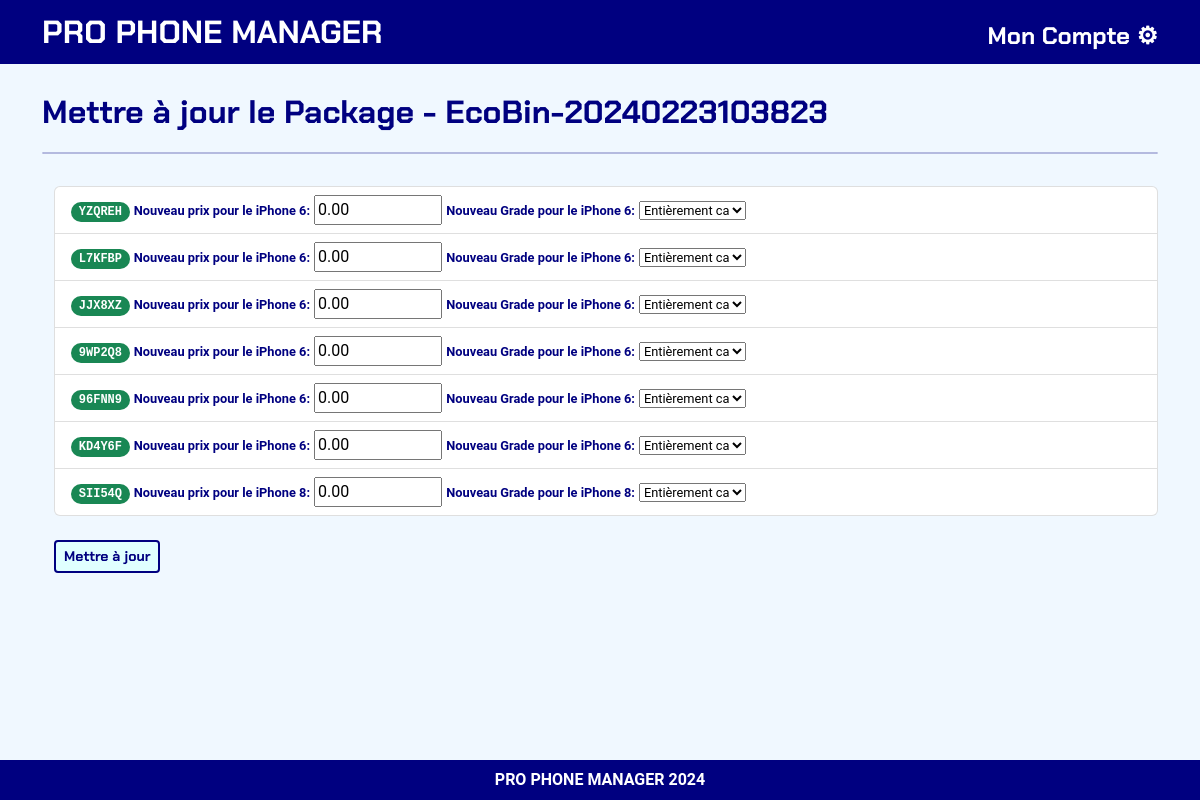
Page /update_package/EcoBin-20240223103823/ (signed in) on the committed database.
### listings/models.py (models this page shows, shortened)
class Package(models.Model):
    reference = models.CharField(max_length=40, unique=True)
    brokenscreens = models.ManyToManyField('BrokenScreen', related_name='packages')
    date_shipped = models.DateTimeField(auto_now_add=True)
    is_shipped = models.BooleanField(default=False)
    is_paid = models.BooleanField(default=False)
    total_value = models.DecimalField(max_digits=10, decimal_places=2, default=0)
    def get_brokenscreen_fields(self):
        brokenscreen_instances = list(self.brokenscreens.all())
        logger.info(f"get_brokenscreen_fields() returned: {type(brokenscreen_instances)}")
        return brokenscreen_instances

class BrokenScreen(models.Model):
    id = models.AutoField(primary_key=True)
    repairstore = models.ForeignKey(RepairStore, on_delete=models.CASCADE)
    uniquereference = models.OneToOneField(UniqueReference, on_delete=models.CASCADE)
    screenbrand = models.ForeignKey(ScreenBrand, on_delete=models.CASCADE)
    screenmodel = models.ForeignKey(ScreenModel, on_delete=models.CASCADE)
    diag_question_1 = models.TextField(null=True, blank=True)
    diag_question_2 = models.TextField(null=True, blank=True)
    diag_question_3 = models.TextField(null=True, blank=True)
    diag_question_4 = models.TextField(null=True, blank=True)
    diag_question_5 = models.TextField(null=True, blank=True)
    diag_question_6 = models.TextField(null=True, blank=True)
    diag_question_7 = models.TextField(null=True, blank=True)
    diag_question_8 = models.TextField(null=True, blank=True)
    diag_question_9 = models.TextField(null=True, blank=True)
    diag_question_10 = models.TextField(null=True, blank=True)
    diag_response_1 = models.BooleanField(null=True)
    diag_response_2 = models.BooleanField(null=True)
    diag_response_3 = models.BooleanField(null=True)
    diag_response_4 = models.BooleanField(null=True)
    diag_response_5 = models.BooleanField(null=True)
    diag_response_6 = models.BooleanField(null=True)
    diag_response_7 = models.BooleanField(null=True)
    diag_response_8 = models.BooleanField(null=True)
    diag_response_9 = models.BooleanField(null=True)
    diag_response_10 = models.BooleanField(null=True)
    is_diag_done = models.BooleanField(default=False)
    grade = models.CharField(
        max_length=20,
        choices=[
            ('', 'Select Grade'),
            ('A', 'A'),
            ('B', 'B'),
            ('C', 'C'),
            ('D', 'D'),
            ('E', 'E'),
            ('F', 'F'),
            ('G', 'G'),
            ('Fully Broken', 'Fully Broken'),
            ('Aftermarket', 'Aftermarket')
        ],
        default='EN ATTENTE',
    )
    quotations = models.ManyToManyField('RecyclerPricing', related_name='broken_screens')
    recycler = models.ForeignKey(Recycler, on_delete=models.SET_NULL, null=True, blank=True)
    is_attributed = models.BooleanField(default=False)
    price = models.DecimalField(max_digits=10, decimal_places=2, null=True, blank=True)
    is_packed = models.BooleanField(default=False)
    date_joined = models.DateTimeField(default=timezone.now)
    class Meta:
        ordering = ['-date_joined']
    class Meta:
        ordering = ['-date_joined']

class UniqueReference(models.Model):
    repairstore = models.ForeignKey(RepairStore, on_delete=models.CASCADE)
    value = models.CharField(max_length=6, unique=True)
    is_used = models.BooleanField(default=False)
    def __str__(self):
        return self.value

class ScreenModel(models.Model):
    screenbrand = models.ForeignKey(ScreenBrand, on_delete=models.CASCADE)
    screenmodel = models.CharField(max_length=50)
    is_oled = models.BooleanField(default=False)
    is_3dtouch = models.BooleanField(default=False)
    is_wanted = models.BooleanField(default=False)
    class Meta:
        ordering = ['screenbrand', 'screenmodel']
    def __str__(self):
        return f"{self.screenmodel}"

### listings/views.py (the view, shortened to what this page needs)
# urls.py: path('update_package/<str:reference>/', update_package, name='update_package'),
@login_required
@transaction.atomic
def update_package(request, reference):
    package = get_object_or_404(Package, reference=reference)
    brokenscreen_instances = package.get_brokenscreen_fields()
    return render(request, 'update_package.html', {'package': package, 'brokenscreen_instances': brokenscreen_instances})

### listings/templates/update_package.html (shortened to what this page needs)
{% extends "base_webapp.html" %}
{% load static %}
{% block page_title %}Mettre à jour le Package - {{ package.reference }}
{% endblock page_title %}
{% block page_content %}
<form method="post" action="{% url 'update_package' reference=package.reference %}">
  <ul class="list-group">
    {% for brokenscreen_instance in brokenscreen_instances %}
      <li class="list-group-item">
        <span class="badge rounded-pill font-monospace bg-success">{{ brokenscreen_instance.uniquereference }}</span>
        <label for="price_{{ brokenscreen_instance.uniquereference }}">Nouveau prix pour le {{ brokenscreen_instance.screenmodel }}:</label>
        <input type="text" name="price_{{ brokenscreen_instance.uniquereference }}" value="{{ brokenscreen_instance.price }}">
        <label for="grade_{{ brokenscreen_instance.uniquereference }}">Nouveau Grade pour le {{ brokenscreen_instance.screenmodel }}:</label>
        <select name="grade_{{ brokenscreen_instance.uniquereference }}">
          <option value="Fully Broken" {% if brokenscreen_instance.grade == 'Fully Broken' %}selected{% endif %}>Entièrement cassé</option>
        </select>
      </li>
    {% endfor %}
  </ul>
<br>
  <div class="text-start">
    <button type="submit" class="btn btn-sm btn-outline-blue"">Mettre à jour</button>
  </div>
</form>
{% endblock page_content %}

### listings/static/styles.css (style rules this page uses)
body { font-family: 'Roboto', sans-serif; scroll-behavior: smooth; background-color: AliceBlue; }
.btn { font-family: 'ChakraPetch', sans-serif; }
.btn-outline-blue { font-family: 'ChakraPetch', sans-serif; color:navy; background-color:LightCyan; border: 2px solid navy; }
label { color: navy; font-weight: bold; font-size: large; }

### listings/templates/update_package.html (style rules this page uses)
body { font-size: 16px; }
label, select { font-size: 0.8em; }
input { font-size: 1em; width: 12%; }
select { width: 10%; }

### rows in the picture
Package: reference "EcoBin-20240223103823"
BrokenScreen: uniquereference "YZQREH", screenmodel "iPhone 6", price "0.00", grade+uniquereference "Entièrement cassé"
BrokenScreen: uniquereference "L7KFBP", screenmodel "iPhone 6", price "0.00", grade+uniquereference "Entièrement cassé"
BrokenScreen: uniquereference "JJX8XZ", screenmodel "iPhone 6", price "0.00", grade+uniquereference "Entièrement cassé"
BrokenScreen: uniquereference "9WP2Q8", screenmodel "iPhone 6", price "0.00", grade+uniquereference "Entièrement cassé"
BrokenScreen: uniquereference "96FNN9", screenmodel "iPhone 6", price "0.00", grade+uniquereference "Entièrement cassé"
BrokenScreen: uniquereference "KD4Y6F", screenmodel "iPhone 6", price "0.00", grade+uniquereference "Entièrement cassé"
BrokenScreen: uniquereference "SII54Q", screenmodel "iPhone 8", price "0.00", grade+uniquereference "Entièrement cassé"
